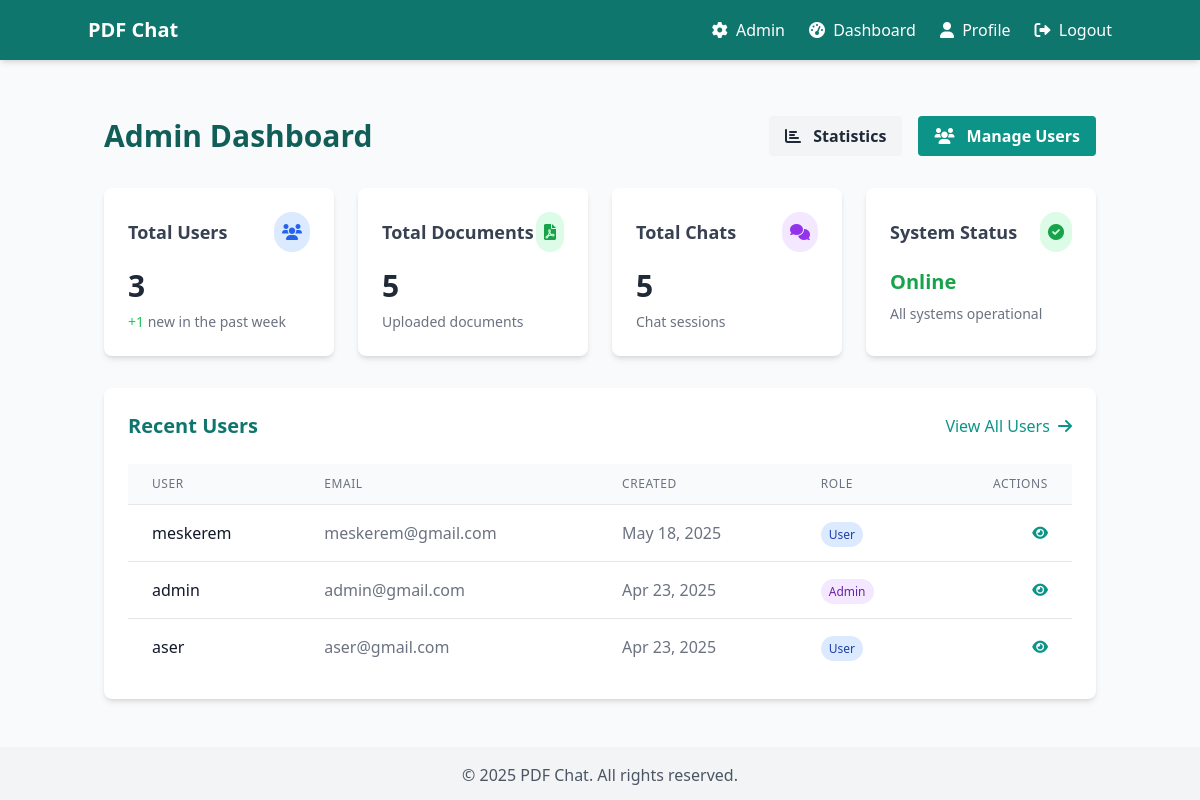
The app's page /admin/ (signed in) with its own data.
### models.py (models this page shows, shortened)
class User(db.Model, UserMixin):
    id = db.Column(db.Integer, primary_key=True)
    username = db.Column(db.String(50), unique=True, nullable=False)
    email = db.Column(db.String(100), unique=True, nullable=False)
    password_hash = db.Column(db.String(128))
    is_admin = db.Column(db.Boolean, default=False)
    created_at = db.Column(db.DateTime, default=datetime.utcnow)
    pdfs = db.relationship('PDF', backref='owner', lazy=True)
    chat_sessions = db.relationship('ChatSession', backref='user', lazy=True)

### routes/admin.py (the view)
@bp.route('/')
@login_required
@admin_required
def dashboard():
    total_users = User.query.count()
    total_pdfs = PDF.query.count()
    total_chats = ChatSession.query.count()
    one_week_ago = datetime.utcnow() - timedelta(days=7)
    recent_users = User.query.filter(User.created_at >= one_week_ago).count()
    users = User.query.order_by(User.created_at.desc()).all()
    return render_template('admin/dashboard.html',
                          total_users=total_users,
                          total_pdfs=total_pdfs,
                          total_chats=total_chats,
                          recent_users=recent_users,
                          users=users)

### app.py (called while the page is built)
def create_app(config_class=Config):
    app = Flask(__name__)
    app.config.from_object(config_class)
    db.init_app(app)
    login_manager = LoginManager()
    login_manager.init_app(app)
    login_manager.login_view = 'auth.login'
    @login_manager.user_loader
    def load_user(user_id):
        return User.query.get(int(user_id))
    os.makedirs(app.config['UPLOAD_FOLDER'], exist_ok=True)
    app.register_blueprint(routes.auth.bp)
    app.register_blueprint(routes.pdf.bp)
    app.register_blueprint(routes.chat.bp)
    app.register_blueprint(routes.admin.bp)
    app.register_blueprint(routes.profile.bp)
    @app.context_processor
    def inject_now():
        return {'now': datetime.utcnow()}
    @app.route('/')
    def index():
        if current_user.is_authenticated:
            return redirect(url_for('pdf.dashboard'))
        return render_template('index.html')
    return app

### routes/admin.py (called while the page is built)
def admin_required(f):
    @wraps(f)
    def decorated_function(*args, **kwargs):
        if not current_user.is_authenticated or not current_user.is_admin:
            flash('You do not have permission to access this page.', 'danger')
            return redirect(url_for('index'))
        return f(*args, **kwargs)
    return decorated_function

### templates/admin/dashboard.html (shortened to what this page needs)
{% extends 'base.html' %}
{% block content %}
<div class="mt-6">
    <div class="flex justify-between items-center mb-8">
        <h1 class="text-3xl font-bold text-primary-800">Admin Dashboard</h1>
        <div class="flex space-x-4">
            <a href="{{ url_for('admin.stats') }}" class="bg-gray-100 hover:bg-gray-200 text-gray-800 font-bold py-2 px-4 rounded">
                <i class="fas fa-chart-bar mr-2"></i> Statistics
            </a>
            <a href="{{ url_for('admin.users') }}" class="bg-primary-600 hover:bg-primary-700 text-white font-bold py-2 px-4 rounded">
                <i class="fas fa-users mr-2"></i> Manage Users
            </a>
        </div>
    </div>
    <div class="grid grid-cols-1 md:grid-cols-2 lg:grid-cols-4 gap-6 mb-8">
        <div class="bg-white rounded-lg shadow-md p-6">
            <div class="flex justify-between items-center mb-4">
                <h2 class="text-lg font-semibold text-gray-700">Total Users</h2>
                <div class="bg-blue-100 rounded-full p-2">
                    <i class="fas fa-users text-blue-600"></i>
                </div>
            </div>
            <div class="text-3xl font-bold text-gray-800">{{ total_users }}</div>
            <div class="text-sm text-gray-500 mt-2">
                <span class="text-green-500">+{{ recent_users }}</span> new in the past week
            </div>
        </div>
        <div class="bg-white rounded-lg shadow-md p-6">
            <div class="flex justify-between items-center mb-4">
                <h2 class="text-lg font-semibold text-gray-700">Total Documents</h2>
                <div class="bg-green-100 rounded-full p-2">
                    <i class="fas fa-file-pdf text-green-600"></i>
                </div>
            </div>
            <div class="text-3xl font-bold text-gray-800">{{ total_pdfs }}</div>
            <div class="text-sm text-gray-500 mt-2">
                Uploaded documents
            </div>
        </div>
        <div class="bg-white rounded-lg shadow-md p-6">
            <div class="flex justify-between items-center mb-4">
                <h2 class="text-lg font-semibold text-gray-700">Total Chats</h2>
                <div class="bg-purple-100 rounded-full p-2">
                    <i class="fas fa-comments text-purple-600"></i>
                </div>
            </div>
            <div class="text-3xl font-bold text-gray-800">{{ total_chats }}</div>
            <div class="text-sm text-gray-500 mt-2">
                Chat sessions
            </div>
        </div>
        <div class="bg-white rounded-lg shadow-md p-6">
            <div class="flex justify-between items-center mb-4">
                <h2 class="text-lg font-semibold text-gray-700">System Status</h2>
                <div class="bg-green-100 rounded-full p-2">
                    <i class="fas fa-check-circle text-green-600"></i>
                </div>
            </div>
            <div class="text-xl font-bold text-green-600">Online</div>
            <div class="text-sm text-gray-500 mt-2">
                All systems operational
            </div>
        </div>
    </div>
    <div class="bg-white rounded-lg shadow-md p-6 mb-8">
        <div class="flex justify-between items-center mb-6">
            <h2 class="text-xl font-semibold text-primary-700">Recent Users</h2>
            <a href="{{ url_for('admin.users') }}" class="text-primary-600 hover:text-primary-800">
                View All Users <i class="fas fa-arrow-right ml-1"></i>
            </a>
        </div>
        <div class="overflow-x-auto">
            <table class="min-w-full divide-y divide-gray-200">
                <thead class="bg-gray-50">
                    <tr>
                        <th scope="col" class="px-6 py-3 text-left text-xs font-medium text-gray-500 uppercase tracking-wider">
                            User
                        </th>
                        <th scope="col" class="px-6 py-3 text-left text-xs font-medium text-gray-500 uppercase tracking-wider">
                            Email
                        </th>
                        <th scope="col" class="px-6 py-3 text-left text-xs font-medium text-gray-500 uppercase tracking-wider">
                            Created
                        </th>
                        <th scope="col" class="px-6 py-3 text-left text-xs font-medium text-gray-500 uppercase tracking-wider">
                            Role
                        </th>
                        <th scope="col" class="px-6 py-3 text-right text-xs font-medium text-gray-500 uppercase tracking-wider">
                            Actions
                        </th>
                    </tr>
                </thead>
                <tbody class="bg-white divide-y divide-gray-200">
                    {% for user in users[:5] %}
                        <tr>
                            <td class="px-6 py-4 whitespace-nowrap">
                                <div class="font-medium text-gray-900">{{ user.username }}</div>
                            </td>
                            <td class="px-6 py-4 whitespace-nowrap">
                                <div class="text-gray-500">{{ user.email }}</div>
                            </td>
                            <td class="px-6 py-4 whitespace-nowrap">
                                <div class="text-gray-500">{{ user.created_at.strftime('%b %d, %Y') }}</div>
                            </td>
                            <td class="px-6 py-4 whitespace-nowrap">
                                {% if user.is_admin %}
                                    <span class="px-2 py-1 text-xs font-medium rounded-full bg-purple-100 text-purple-800">
                                        Admin
                                    </span>
                                {% else %}
                                    <span class="px-2 py-1 text-xs font-medium rounded-full bg-blue-100 text-blue-800">
                                        User
                                    </span>
                                {% endif %}
                            </td>
                            <td class="px-6 py-4 whitespace-nowrap text-right text-sm">
                                <a href="#" class="text-primary-600 hover:text-primary-900">
                                    <i class="fas fa-eye"></i>
                                </a>
                            </td>
                        </tr>
                    {% endfor %}
                </tbody>
            </table>
        </div>
    </div>
</div>
{% endblock %}

### templates/base.html (shortened to what this page needs)
<!DOCTYPE html>
<html lang="en">
<head>
    <script src="https://cdn.tailwindcss.com"></script>
    <link rel="stylesheet" href="https://cdnjs.cloudflare.com/ajax/libs/font-awesome/6.0.0/css/all.min.css">
</head>
<body class="bg-gray-50 text-gray-800 flex flex-col min-h-screen">
    <nav class="bg-primary-700 text-white p-4 shadow-md">
        <div class="container mx-auto flex justify-between items-center">
            <div class="flex items-center">
                <a href="{{ url_for('index') }}" class="text-xl font-bold">PDF Chat</a>
            </div>
            <div class="flex items-center space-x-6">
                {% if current_user.is_authenticated %}
                    {% if current_user.is_admin %}
                        <a href="{{ url_for('admin.dashboard') }}" class="hover:text-primary-200 transition">
                            <i class="fas fa-cog mr-1"></i> Admin
                        </a>
                    {% endif %}
                    <a href="{{ url_for('pdf.dashboard') }}" class="hover:text-primary-200 transition">
                        <i class="fas fa-tachometer-alt mr-1"></i> Dashboard
                    </a>
                    <a href="{{ url_for('profile.view_profile') }}" class="hover:text-primary-200 transition">
                        <i class="fas fa-user mr-1"></i> Profile
                    </a>
                    <a href="{{ url_for('auth.logout') }}" class="hover:text-primary-200 transition">
                        <i class="fas fa-sign-out-alt mr-1"></i> Logout
                    </a>
                {% endif %}
            </div>
        </div>
    </nav>
    <main class="container mx-auto p-4 flex-grow">
        {% block content %}{% endblock %}
    </main>
    <footer class="bg-gray-100 text-gray-600 p-4 mt-auto">
        <div class="container mx-auto">
            <p class="text-center">&copy; {{ now.year }} PDF Chat. All rights reserved.</p>
        </div>
    </footer>
</body>
</html>

### records on screen
User: username "meskerem", email "meskerem@gmail.com", created_at "May 18, 2025", is_admin "User"
User: username "admin", email "admin@gmail.com", created_at "Apr 23, 2025", is_admin "Admin"
User: username "aser", email "aser@gmail.com", created_at "Apr 23, 2025", is_admin "User"

### other values on screen
{{ total_users }} "3"
{{ recent_users }} "1"
{{ total_pdfs }} "5"
{{ total_chats }} "5"
